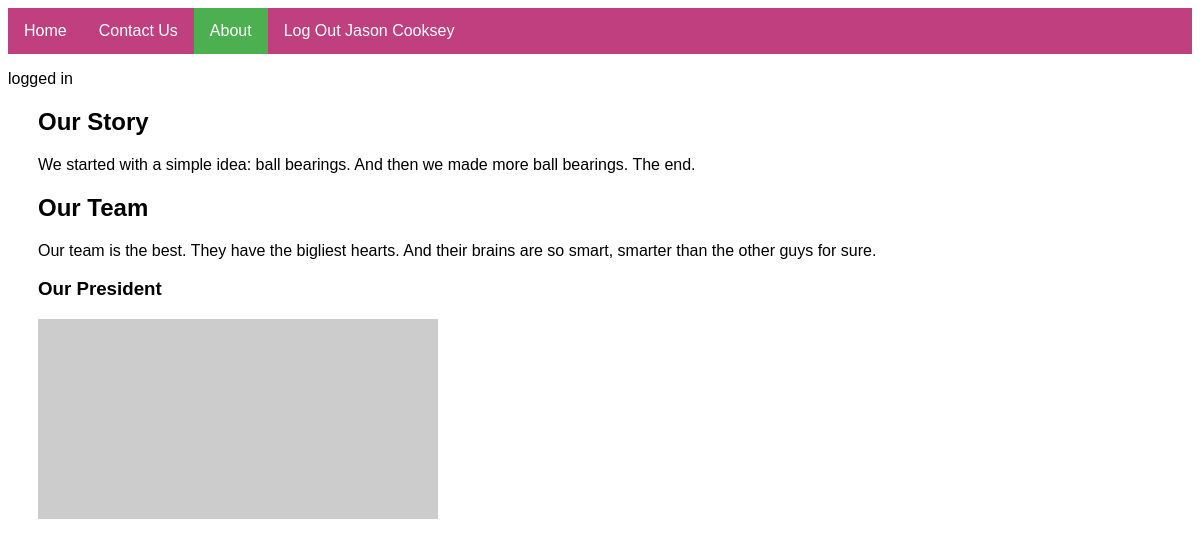
The page /about (signed in) on the database its author committed.
### tables this page shows
CREATE TABLE `navigation` (
  `id` int(1) unsigned NOT NULL AUTO_INCREMENT,
  `pagename` varchar(30) NOT NULL,
  `pagetitle` varchar(30) NOT NULL,
  PRIMARY KEY (`id`)
);

CREATE TABLE `content` (
  `id` int(4) unsigned NOT NULL AUTO_INCREMENT,
  `pagename` varchar(30) NOT NULL,
  `contenttitle` varchar(30) NOT NULL,
  `content` mediumtext,
  PRIMARY KEY (`id`)
);

### functions.php (the view, shortened to what this page needs)
<?php
function makeNav($conn, $loggedIn, $thisPagename){
    $sql = "SELECT pagename, pagetitle FROM test.navigation";
    $result = $conn->query($sql);
    if($loggedIn == "logged in"){
      $loggedInClass = "loggedin";
    } else {
      $loggedInClass = "notloggedin";
    }
    echo "<ul class='" . $loggedInClass . "'>";
    while ( $row = $result->fetch_assoc() ) {
      if ( $thisPagename == $row['pagename']){
        $active = "active";
      } else {
        $active = "";
      }
      echo "<li class='" . $active . "''><a href='" . $row['pagename'] . "'>" .$row['pagetitle']. "</a></li>";
    }
    if ($loggedIn == "not logged in"){
      echo "<li><a href='login.php'>Log In</a></li>";
    } else {
      echo "<li><a href='logout.php'>Log Out " . $_SESSION["realname"] . "</a></li>";
    }
    echo "</ul>";
  }
  function makeContent($conn, $thisPagename){
    $sql = "SELECT * FROM test.content WHERE pagename = '$thisPagename'";
    $result = $conn->query($sql);
    while($row = $result->fetch_assoc()){
      echo $row['contenttitle'];
      echo $row['content'];
    }
  }

### main.css (style rules this page uses)
h1, h2, h3, p, a { font-family: sans-serif; }
ul { list-style-type: none; margin: 0; padding: 0; overflow: hidden; background-color: #333; }
li { float: left; }
li a { display: block; color: #fff; text-align: center; padding: 14px 16px; text-decoration: none; }
.loggedin { background-color: #BF3F7F; }
.active { background-color: #4CAF50; }

### rows shown on the page
navigation: pagetitle "Home"
navigation: pagetitle "Contact Us"
navigation: pagetitle "About"
content: contenttitle "Our Story", content "We started with a simple idea: ball bearings. And then we made more ball bearings. The end."
content: contenttitle "Our Team", content "Our team is the best. They have the bigliest hearts. And their brains are so smart, smarter than the other guys for sure. Our President"

### other values the page prints
$_SESSION["realname"] "Jason Cooksey"
$loggedIn "logged in"
